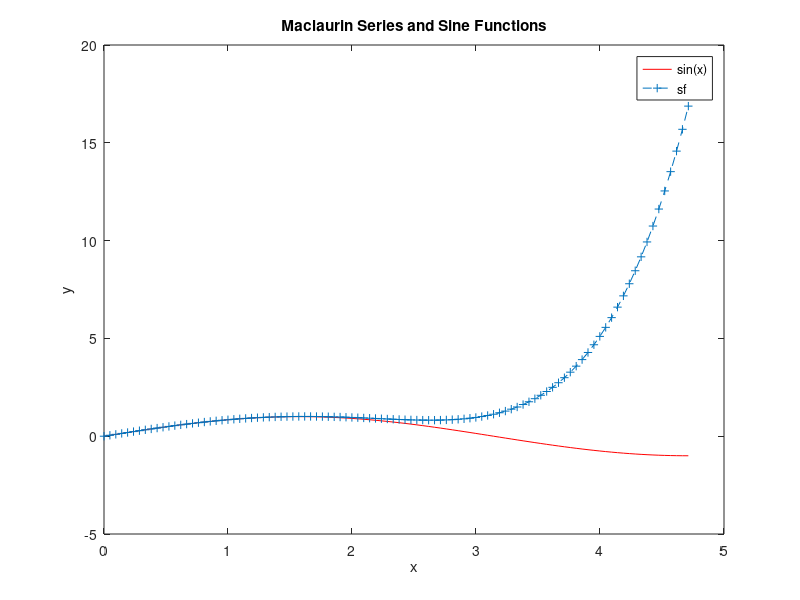

The MATLAB source for this figure:
clc
clear all
x = linspace(0, 3 * pi / 2);
s = sin(x)
sf = x - x.^3 / factorial(3) + x.^5 / factorial(5) + x.^7 / factorial(7)
plot(x, s, '-r', x, sf, '--+')
xlabel('x')
ylabel('y')
title('Maclaurin Series and Sine Functions')
legend('sin(x)', 'sf')
